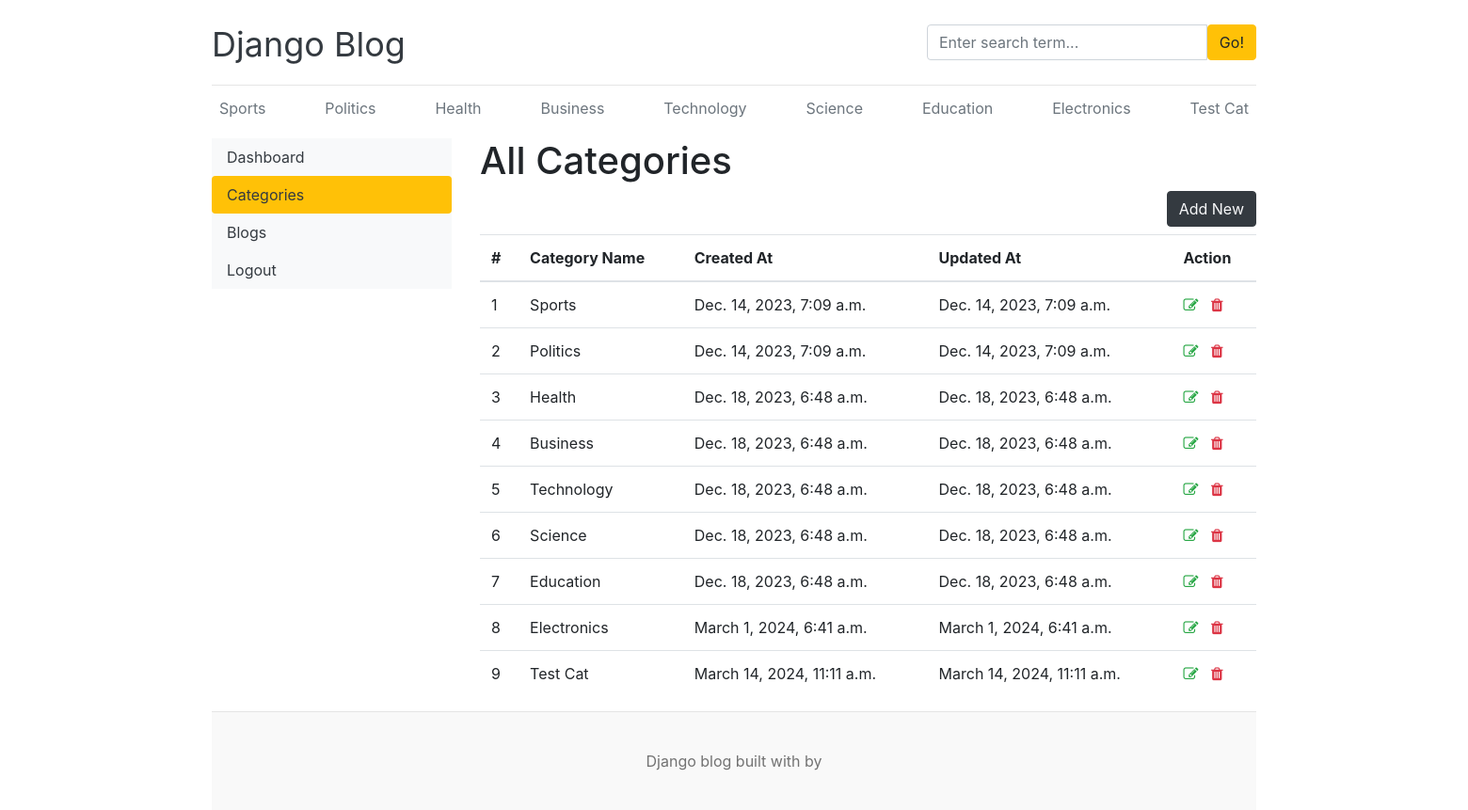
/dashboard/categories/, run on the app's committed database.
### blogs/models.py (models this page shows)
class Category(models.Model):
    category_name = models.CharField(max_length=50, unique=True)
    created_at = models.DateTimeField(auto_now_add=True)
    updated_at = models.DateTimeField(auto_now=True)
    class Meta:
        verbose_name_plural = 'categories'
    def __str__(self) -> str:
        return self.category_name

### dashboards/views.py (the view)
# urls.py: path('categories/', views.categories, name = "categories"),
def categories(request):
    return render(request, 'dashboard/categories.html')

### blogs/context_processors.py (called while the page is built)
def get_categories(request):
    categories = Category.objects.all()
    return dict(categories = categories)

def get_social_links(request):
    social_links = SocialLink.objects.all()
    return dict(social_links = social_links)

### templates/dashboard/categories.html (shortened to what this page needs)
{% extends "base.html" %}
{% block content %}
<div class = "row">
    {% include "dashboard/sidebar.html" %}
    <div class = "col-md-9">
        <h1>All Categories</h1>
        <a href = "{% url "add_category" %}" class="btn btn-dark text-light float-right mb-2">Add New</a>
        <table class="table table-hover">
            <thead>
              <tr>
                <th>#</th>
                <th>Category Name</th>
                <th>Created At</th>
                <th>Updated At</th>
                <th>Action</th>
              </tr>
            </thead>
            <tbody>
                {% for cat in categories %}
              <tr>
                <td>{{forloop.counter}}</td>
                <td>{{cat}}</td>
                <td>{{cat.created_at}}</td>
                <td>{{cat.updated_at}}</td>
                <td>
                    <a href="{% url "edit_category" cat.id %}"><i class="fa fa-edit text-success"></i></a>
                    <a href="{% url "delete_category" cat.id %}"><i class="fa fa-trash text-danger"></i></a>
                </td>
              </tr>
              {% endfor %}
            </tbody>
          </table>
    </div>
</div>
{% endblock %}

### templates/base.html (shortened to what this page needs)
{% load static %}
<!DOCTYPE html>
<html lang="en">
  <head>
    <link href="https://getbootstrap.com/docs/4.0/dist/css/bootstrap.min.css" rel="stylesheet">
    <link href="{% static 'css/blog.css' %}" rel="stylesheet">
    <link rel="stylesheet" href="https://cdnjs.cloudflare.com/ajax/libs/font-awesome/4.7.0/css/font-awesome.min.css">
  </head>
<body>
    <div class="container">
      <header class="blog-header py-3">
        <div class="row flex-nowrap justify-content-between align-items-center">
          <div class="col-8 pt-1">
            <a class="blog-header-logo text-dark" href="/">Django Blog</a>
          </div>
          <div class="col-4">
            <form action="{% url "search" %} method="GET">
              <div class="input-group">
                <input class="form-control" type="text" placeholder="Enter search term..." aria-label="Enter search term..." aria-describedby="button-search" />
                <button class="btn btn-warning" id="button-search" type="submit">Go!</button>
            </div>
            </form>
          </div>
          <div class="col-4 d-flex justify-content-end align-items-center">
          </div>
        </div>
      </header>
      <div class="nav-scroller py-1 mb-2">
        <nav class="nav d-flex justify-content-between">
          {% for cat in  categories %}
          <a class="p-2 text-muted" href="{% url 'posts_by_category' cat.id %}">{{cat.category_name}}</a>
          {% endfor %}
        </nav>
      </div>
{%block content %}
{%endblock%}
<footer class="blog-footer">
    <p>Django blog built with   by <a href="#"></a></p>
  </footer>
  </body>
  </html>

### blog_main/static/css/blog.css (style rules this page uses)
.blog-header { border-bottom: 1px solid #e5e5e5; }
.blog-header-logo { font-family: "Playfair Display", Georgia, "Times New Roman", serif/rtl:Amiri, Georgia, "Times New Roman", serif/; font-size: 2.25rem; }
h1, h2, h3, h4, h5, h6 { font-family: "Playfair Display", Georgia, "Times New Roman", serif/rtl:Amiri, Georgia, "Times New Roman", serif/; }
.blog-footer { padding: 2.5rem 0; color: #727272; text-align: center; background-color: #f9f9f9; border-top: .05rem solid #e5e5e5; }
.blog-footer p:last-child { margin-bottom: 0; }

### data on the page
Category: category_name "Sports", created_at "Dec. 14, 2023, 7:09 a.m.", updated_at "Dec. 14, 2023, 7:09 a.m."
Category: category_name "Politics", created_at "Dec. 14, 2023, 7:09 a.m.", updated_at "Dec. 14, 2023, 7:09 a.m."
Category: category_name "Health", created_at "Dec. 18, 2023, 6:48 a.m.", updated_at "Dec. 18, 2023, 6:48 a.m."
Category: category_name "Business", created_at "Dec. 18, 2023, 6:48 a.m.", updated_at "Dec. 18, 2023, 6:48 a.m."
Category: category_name "Technology", created_at "Dec. 18, 2023, 6:48 a.m.", updated_at "Dec. 18, 2023, 6:48 a.m."
Category: category_name "Science", created_at "Dec. 18, 2023, 6:48 a.m.", updated_at "Dec. 18, 2023, 6:48 a.m."
Category: category_name "Education", created_at "Dec. 18, 2023, 6:48 a.m.", updated_at "Dec. 18, 2023, 6:48 a.m."
Category: category_name "Electronics", created_at "March 1, 2024, 6:41 a.m.", updated_at "March 1, 2024, 6:41 a.m."
Category: category_name "Test Cat", created_at "March 14, 2024, 11:11 a.m.", updated_at "March 14, 2024, 11:11 a.m."
